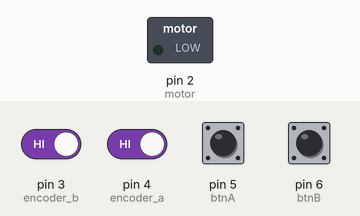
This sketch was run on a simulated Arduino Uno, built with avr-gcc and run on an emulated ATmega328P. Shown: switched loads named in the sketch (green lamp = pin HIGH). The test bench sets the inputs (shaded band); at power-on: pin 3 (encoder_b), pin 4 (encoder_a) HIGH, pin 5 (btnA), pin 6 (btnB) LOW.

Above: at 1.2 s.
1.3 s: pin 5 (btnA) pulled HIGH for 0.15 s
At 2.7 s:
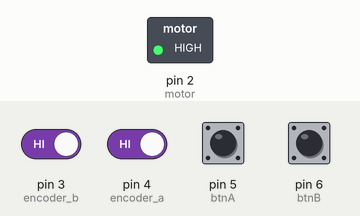
Timing chart, 0 to 4.3 s (numbered marks = the images above; inputs shaded):
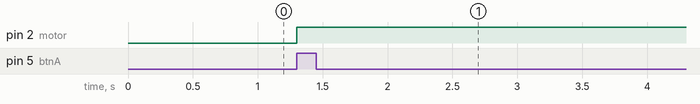

The sketch:

AutomaticCoilerFirmwareNoLCD.ino
```cpp
/******************************************************************************
Automatic Coiler Firmware V1
******************************************************************************/
int motor = 2;

//Encoder Pins
// Red - 5V
// Black - GND
const int encoder_a = 4; // Green - pin 2 - Digital
const int encoder_b = 3; // White - pin 3 - Digital
long encoder = 0;

//Buttons
int btnA = 5;
int btnB = 6;
int btnStateA = 0;
int btnStateB = 0;

//Set Distances
int guyline = 960;
int ridgeline = 300;

//Variables
int distance;
int x;
char c;
int count;

void setup(){
  /*Sets all pin to output; the microcontroller will send them(the pins) bits, it will not expect to receive any bits from thiese pins.*/
  pinMode(motor, OUTPUT);

  pinMode(encoder_a, INPUT_PULLUP);
  pinMode(encoder_b, INPUT_PULLUP);

  attachInterrupt(0, encoderPinChangeA, CHANGE);
  attachInterrupt(1, encoderPinChangeB, CHANGE);

  pinMode(btnA, INPUT);
  pinMode(btnB, INPUT);
}

void loop(){
  btnStateA = digitalRead(btnA);
  btnStateB = digitalRead(btnB);

  if (btnStateA == HIGH)
  {
    while(distance < guyline)  //Loop the forward stepping until set cord is coiled
    {
      digitalWrite(motor, HIGH);
      distance = encoder / 492;
    }

      digitalWrite(motor, LOW);

      encoder = 0; //empty for next round
      distance = 0; //empty for next round
    }
    else if (btnStateB == HIGH)
    {
      while(distance < ridgeline)  //Loop the forward stepping until set cord is coiled
    {
      digitalWrite(motor, HIGH);
      distance = encoder / 492;
    }

      digitalWrite(motor, LOW);

      encoder = 0; //empty for next round
      distance = 0; //empty for next round
    }
    else
    {
       delay (100);
    }

}

void encoderPinChangeA() {
encoder += digitalRead(encoder_a) == digitalRead(encoder_b) ? -1 : 1;
}

void encoderPinChangeB() {
encoder += digitalRead(encoder_a) != digitalRead(encoder_b) ? -1 : 1;
}
```

Measured:
- after the input at 1.3 s, pin 2 (motor): LOW → HIGH at once
